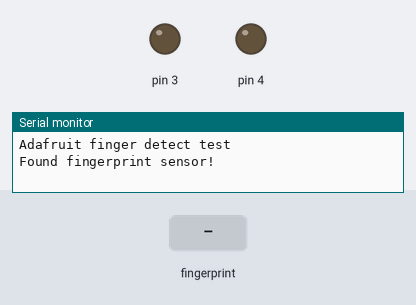
The sketch below on a simulated Arduino Mega 2560, built with avr-gcc and run on an emulated ATmega2560. Shown: output pins drawn as LEDs (lit = HIGH), the last lines printed to the serial monitor. The inputs (shaded band) are chosen by the test bench.

Above: at 2.3 s.
2.4 s: finger stored as number 1 placed on the sensor
At 3.5 s:
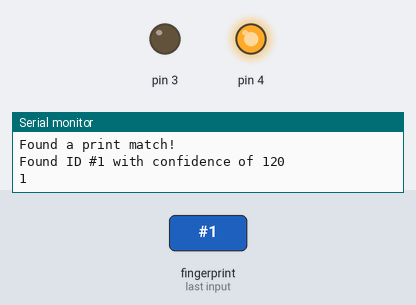
At 4.9 s:
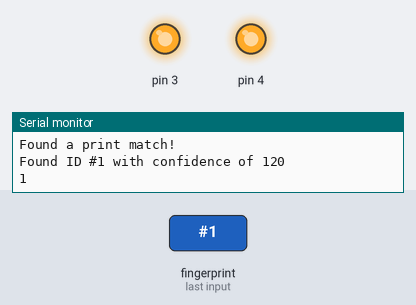
Timing chart, 0 to 6.4 s (numbered marks = the images above; inputs shaded):
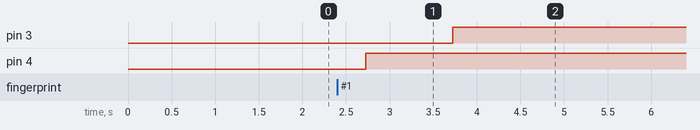

The sketch:

fingerprint.ino
```cpp
#include <Adafruit_Fingerprint.h>

#define mySerial Serial1

Adafruit_Fingerprint finger = Adafruit_Fingerprint(&mySerial);

void setup() {
  Serial.begin(9600);
  while (!Serial)
    ;
  delay(100);

  pinMode(4, OUTPUT);
  pinMode(3, OUTPUT);
  Serial.println("\n\nAdafruit finger detect test");

  // set the data rate for the sensor serial port
  mySerial.setTX(12);
  mySerial.setRX(13);
  finger.begin(57600);
  delay(5);
  if (finger.verifyPassword()) {
    Serial.println("Found fingerprint sensor!");
  } else {
    Serial.println("Did not find fingerprint sensor :(");
    while (1) { delay(1); }
  }
}

void loop()  // run over and over again
{
  int fingerprintID = getFingerprintID();
  Serial.println(fingerprintID);
  if(fingerprintID < 0){
    //no match
    digitalWrite(4, LOW);
    digitalWrite(3, HIGH);
    delay(1000);
    digitalWrite(4, HIGH);
    digitalWrite(3, HIGH);
  }
  else if(fingerprintID > 0){
    //match
    digitalWrite(4, HIGH);
    digitalWrite(3, LOW);
    delay(1000);
    digitalWrite(4, HIGH);
    digitalWrite(3, HIGH);
  }
  // else{
  //   digitalWrite(2, HIGH);
  //   digitalWrite(3, HIGH);
  // }
  delay(50);  //don't ned to run this at full speed.
}

int getFingerprintID() {

  while (!(finger.getImage() == FINGERPRINT_OK && finger.image2Tz() == FINGERPRINT_OK))
    ;

  int p = finger.fingerSearch();
  if (p == FINGERPRINT_OK) {
    Serial.println("Found a print match!");
  } else if (p == FINGERPRINT_PACKETRECIEVEERR) {
    Serial.println("Communication error");
    return -1;
  } else if (p == FINGERPRINT_NOTFOUND) {
    Serial.println("Did not find a match");
    return -1;
  }

  if(finger.fingerID > 0 && finger.fingerID < 255){
    // found a match!
    Serial.print("Found ID #");
    Serial.print(finger.fingerID);
    Serial.print(" with confidence of ");
    Serial.println(finger.confidence);
    return finger.fingerID;
  }


  return 0;
}
```

Measured:
- after the input at 2.4 s, pin 3: LOW → HIGH after 1.3 s; pin 4: LOW → HIGH after 0.33 s
